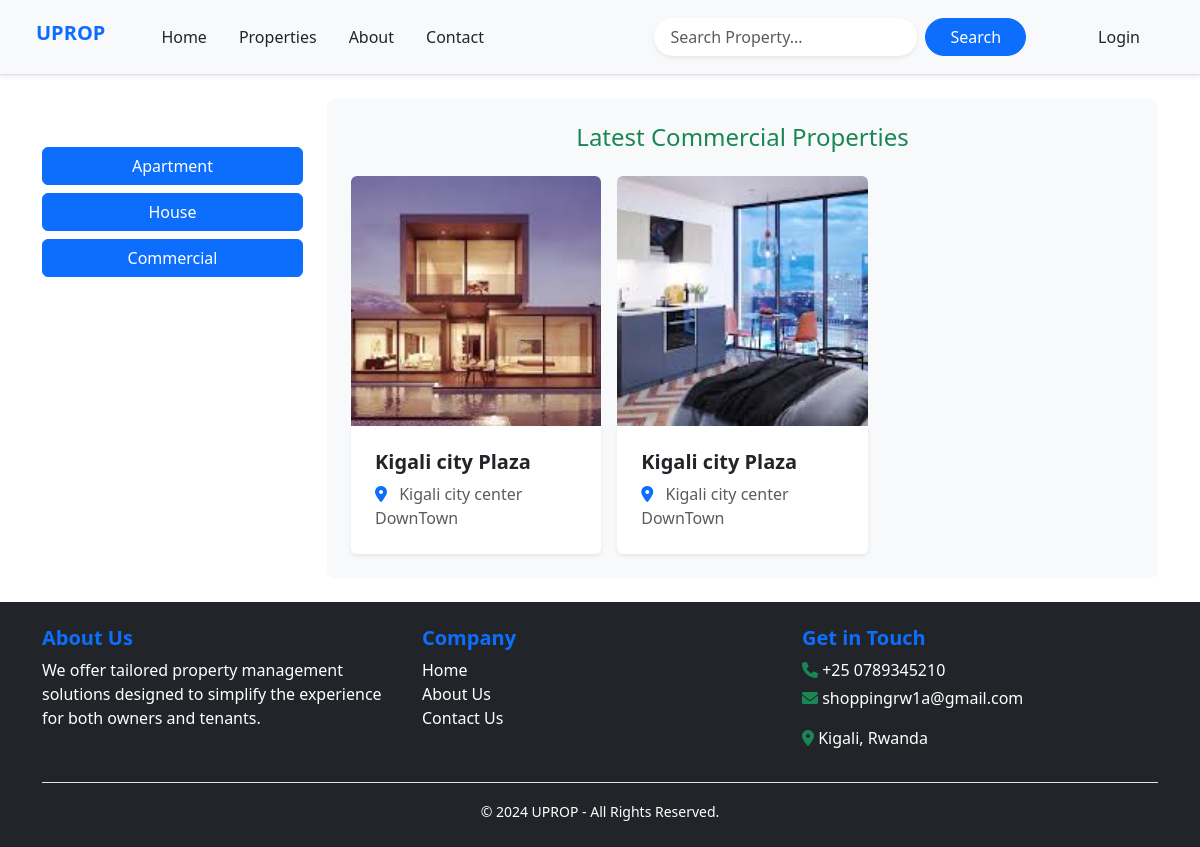
Page /property/commercial on the earlier database version.
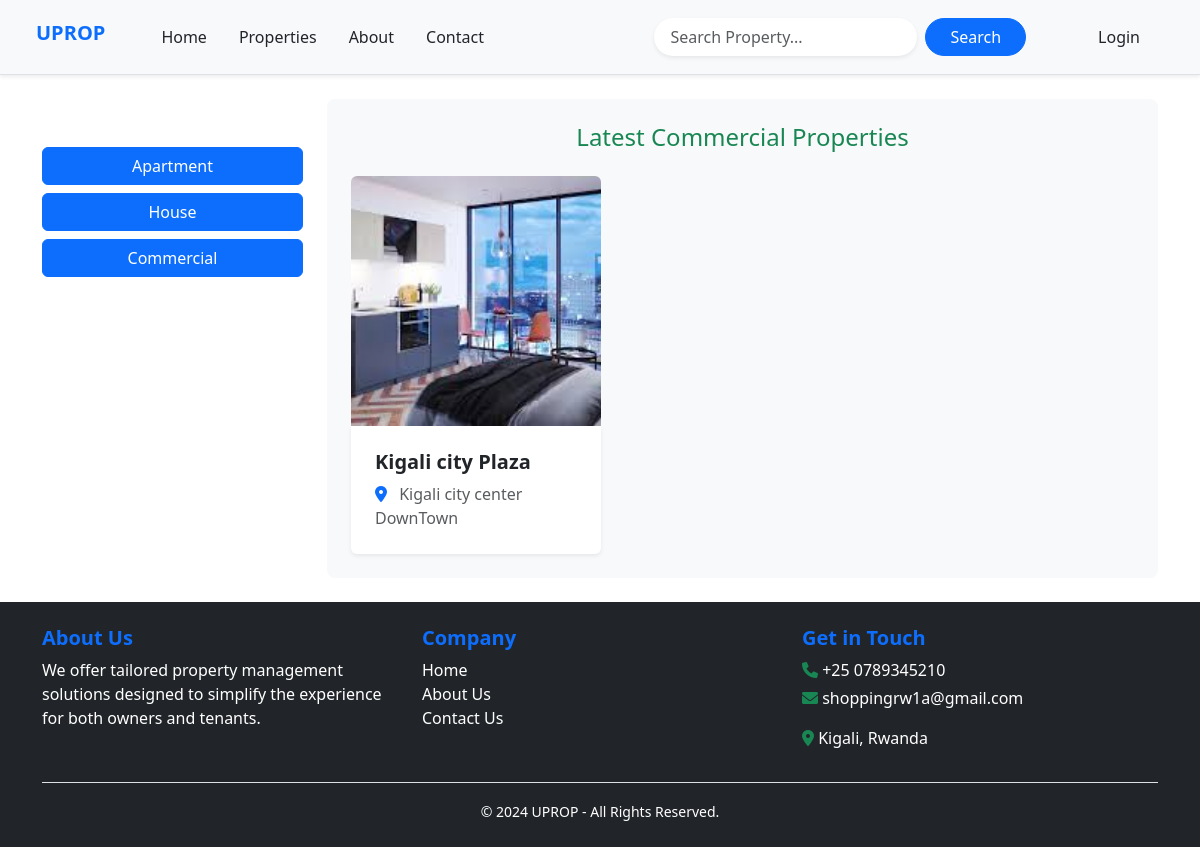
Same page on the later database version.
### Property_app/models.py (models this page shows, shortened)
class Property(models.Model):
    Property_types = [
        ('Appartment', 'Appartment'),
        ('House', 'House'),
        ('Commercial', 'Commercial')
    ]
    Property_status = [
        ('Rent', 'Rent'),
        ('Buy', 'Buy')
    ]
    name = models.CharField(max_length=255)
    address = models.TextField()
    property_type = models.CharField(max_length=20, choices=Property_types)
    description = models.TextField(null=True, blank=True)
    number_of_unit = models.PositiveIntegerField()
    owner = models.ForeignKey(User, related_name='properties', on_delete=models.CASCADE, null=True)
    status = models.CharField(max_length=10,choices=Property_status,null=True)
    created_at = models.DateTimeField(auto_now_add=True,null=True)
    class Meta:
        ordering = ('name',)
        verbose_name_plural = 'Properties'

class PropertyImage(models.Model):
    property = models.ForeignKey(Property, related_name='images', on_delete=models.CASCADE)
    image = models.ImageField(upload_to='prop_images/')

### Property_app/views.py (the view)
# urls.py: path('property/commercial', views.commercial, name='commercial'),
def commercial(request):
    commercials = Property.objects.filter(property_type='Commercial')
    return render(request, 'categories/commercial.html', {'properties': commercials})

### templates/categories/commercial.html
{% extends 'properties.html' %}
{% block properties %}
<div class="bg-light p-4 rounded-3">
    <div class="row g-3">
{% if properties %}
<h4  class="text-center text-success">Latest Commercial Properties</h4>
    {% for property in properties %}
        {% if property.property_type == "Commercial" %}
            <div class="col-md-4">
                <a href="/property/get/{{ property.id }}" class="text-decoration-none">
                    <div class="overflow-hidden rounded-top">
                        <img src="{{ property.images.all.0.image.url }}"
                        class="img-fluid w-100 propimage"
                        alt="Property Image">
                    </div>
                </a>
                <div class="bg-white p-4 rounded-bottom shadow-sm">
                    <h3 class="fs-5 fw-bold text-dark mb-2">{{ property.name }}</h3>
                    <p class="text-muted mb-0">
                        <i class="fas fa-map-marker-alt text-primary me-2"></i>
                        {{ property.address }}
                    </p>
                </div>
            </div>
        {% endif %}
    {% endfor %}
    </div>
    </div>
{% else %}
    <p class="fs-5 text-center text-success">No properties available for this category.</p>
{% endif %}
{% endblock %}

Differences in the rows shown:
removed Property: images.all.0.image (picture), name "Kigali city Plaza", address "Kigali city center DownTown"
